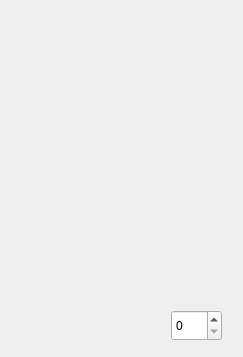
<?xml version="1.0" encoding="UTF-8"?>
<ui version="4.0">
 <class>Mapa</class>
 <widget class="QWidget" name="Mapa">
  <property name="geometry">
   <rect>
    <x>0</x>
    <y>0</y>
    <width>243</width>
    <height>357</height>
   </rect>
  </property>
  <property name="windowTitle">
   <string>Form</string>
  </property>
  <widget class="QSpinBox" name="spinBox">
   <property name="geometry">
    <rect>
     <x>171</x>
     <y>310</y>
     <width>51</width>
     <height>31</height>
    </rect>
   </property>
  </widget>
 </widget>
 <resources/>
 <connections/>
</ui>
